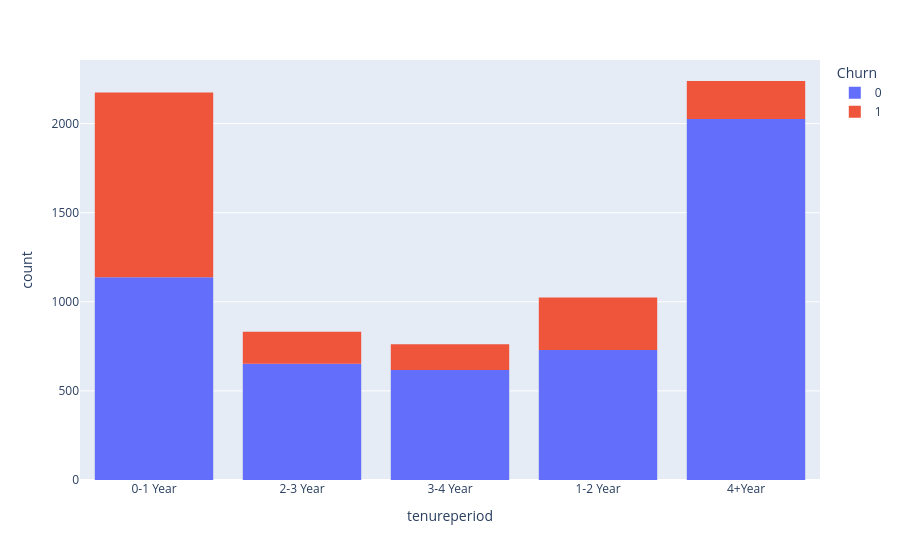

Notebook source saved alongside this figure:
### Code cell
px.histogram(df, x="tenureperiod", color="Churn")

### Figure 1 — Plotly figure (JSON) as saved in the notebook; plotly's stock layout.template omitted (floating-point values rounded to 4 significant figures; data arrays with more than 128 entries replaced by an {"elided": "..."} marker saying what was removed)
{"data": [{"bingroup": "x", "hovertemplate": "Churn=0<br>tenureperiod=%{x}<br>count=%{y}<extra></extra>", "legendgroup": "0", "marker": {"color": "#636efa", "pattern": {"shape": ""}}, "name": "0", "orientation": "v", "showlegend": true, "type": "histogram", "x": {"elided": "5174 str values"}, "xaxis": "x", "yaxis": "y"}, {"bingroup": "x", "hovertemplate": "Churn=1<br>tenureperiod=%{x}<br>count=%{y}<extra></extra>", "legendgroup": "1", "marker": {"color": "#EF553B", "pattern": {"shape": ""}}, "name": "1", "orientation": "v", "showlegend": true, "type": "histogram", "x": {"elided": "1869 str values"}, "xaxis": "x", "yaxis": "y"}], "layout": {"barmode": "relative", "legend": {"title": {"text": "Churn"}, "tracegroupgap": 0}, "margin": {"t": 60}, "xaxis": {"anchor": "y", "domain": [0, 1], "title": {"text": "tenureperiod"}}, "yaxis": {"anchor": "x", "domain": [0, 1], "title": {"text": "count"}}}}
